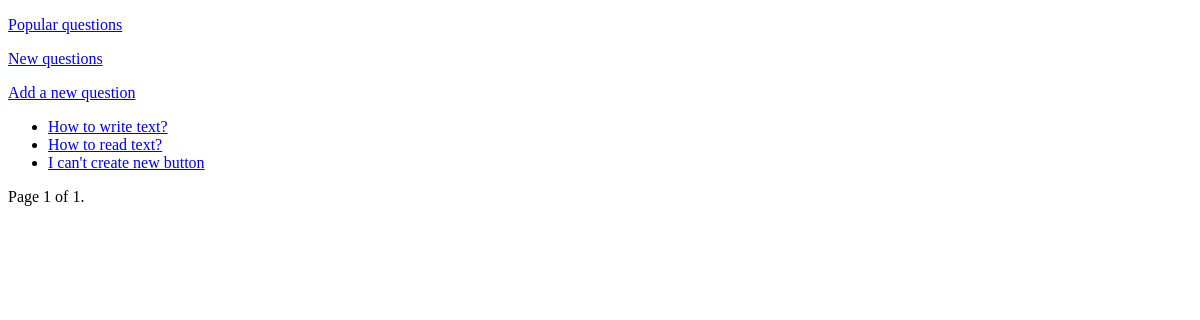
Before: / with the older database file.
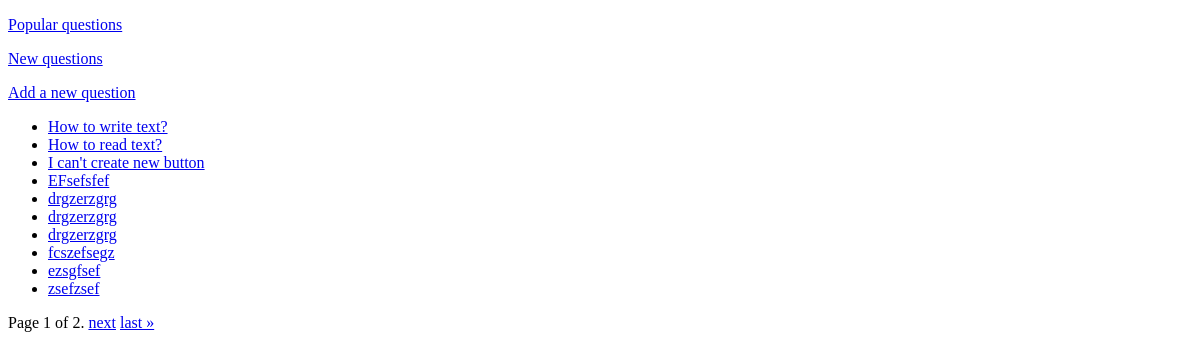
After: the same page with the newer database file.
### qa/models.py (models this page shows, shortened)
class Question(models.Model):
    objects = QuestionManager()
    title = models.CharField(max_length=255)
    text = models.TextField()
    added_at = models.DateTimeField(blank=True, auto_now_add=True)
    rating = models.IntegerField(default=0)
    author = models.ForeignKey(User, on_delete=models.CASCADE)
    likes = models.ManyToManyField(User, related_name='question_like_user')

### qa/views.py (the view)
# urls.py: path('', views.IndexView.as_view(), name='index'),
class IndexView(generic.ListView):
    template_name = 'index.html'
    paginate_by = 10
    model = Question

### qa/templates/index.html (shortened to what this page needs)
<!DOCTYPE html>
<html lang="en">
<head>
</head>
<body>
<p><a href="{% url 'qa:popular' %}">Popular questions</a></p>
<p><a href="{% url 'qa:new' %}">New questions</a></p>
<p><a href="{% url 'qa:ask' %}">Add a new question</a></p>
<ul>
{% for question in page_obj %}
    <li><a href="{% url 'qa:question' question.id %}">{{ question.title }}</a></li>
{% endfor %}
</ul>
<div class="pagination">
    <span class="step-links">
        <span class="current">
            Page {{ page_obj.number }} of {{ page_obj.paginator.num_pages }}.
        </span>
        {% if page_obj.has_next %}
            <a href="?page={{ page_obj.next_page_number }}">next</a>
            <a href="?page={{ page_obj.paginator.num_pages }}">last &raquo;</a>
        {% endif %}
    </span>
</div>
</body>
</html>

Changed rows visible on the page:
added Question: title "EFsefsfef"
added Question: title "drgzerzgrg"
added Question: title "drgzerzgrg"
added Question: title "drgzerzgrg"
added Question: title "fcszefsegz"
added Question: title "ezsgfsef"
added Question: title "zsefzsef"
Other visible differences:
{{ page_obj.paginator.num_pages }}: "1" → "2"
text now shown: "next last »"
